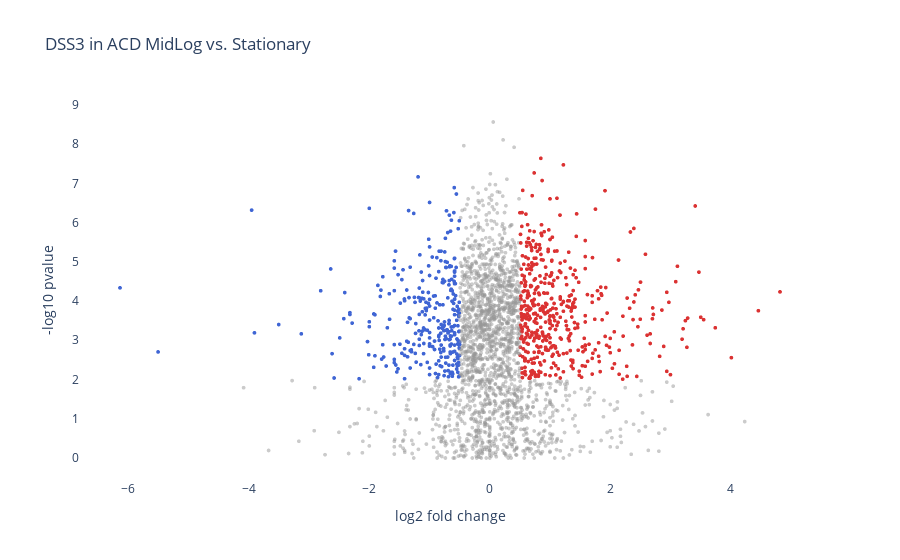

The notebook cell saved with this chart:
### Code cell
plot_title_DAML = "DSS3 in ACD MidLog vs. Stationary"
x_axis_title = "log2 fold change"
y_axis_title = "-log10 pvalue"
point_radius = 4

volcano_plot(plot_title_DAML, x_axis_title, y_axis_title, point_radius, l2FC_DSS3_ACD_MLS, transformed_pval_DSS3_ACD_MLS, annotations_DSS3)

### Figure 1 — Plotly figure (JSON) as saved in the notebook; plotly's stock layout.template omitted (floating-point values rounded to 4 significant figures; data arrays with more than 128 entries replaced by an {"elided": "..."} marker saying what was removed)
{"data": [{"hovertemplate": "%{text}: %{x}<br>", "marker": {"color": {"elided": "3154 str values"}, "size": 4}, "mode": "markers", "text": {"elided": "5134 str values"}, "type": "scattergl", "x": {"elided": "3154 float values"}, "y": {"elided": "3233 float values"}}], "layout": {"paper_bgcolor": "white", "plot_bgcolor": "white", "title": {"text": "DSS3 in ACD MidLog vs. Stationary"}, "xaxis": {"title": {"text": "log2 fold change"}}, "yaxis": {"title": {"text": "-log10 pvalue"}}}}
